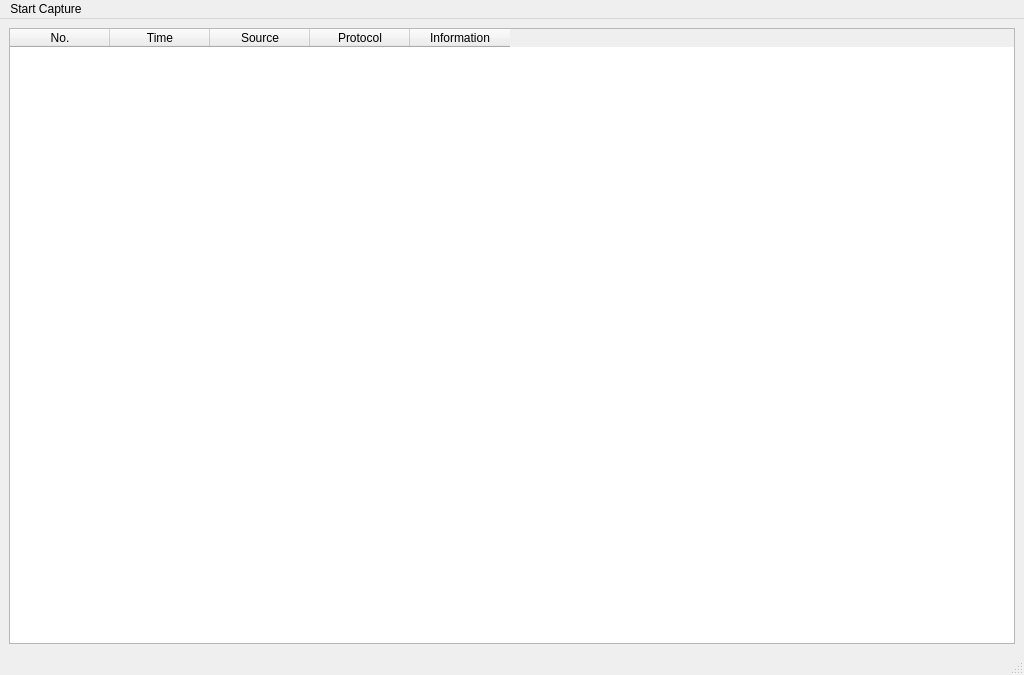
<?xml version="1.0" encoding="UTF-8"?>
<ui version="4.0">
 <class>MainWindow</class>
 <widget class="QMainWindow" name="MainWindow">
  <property name="geometry">
   <rect>
    <x>0</x>
    <y>0</y>
    <width>1024</width>
    <height>675</height>
   </rect>
  </property>
  <property name="windowTitle">
   <string>Wireshark</string>
  </property>
  <property name="unifiedTitleAndToolBarOnMac">
   <bool>false</bool>
  </property>
  <widget class="QWidget" name="centralwidget">
   <layout class="QVBoxLayout" name="verticalLayout">
    <item>
     <widget class="QTableWidget" name="tableWidget">
      <property name="sizePolicy">
       <sizepolicy hsizetype="Expanding" vsizetype="Expanding">
        <horstretch>0</horstretch>
        <verstretch>0</verstretch>
       </sizepolicy>
      </property>
      <property name="minimumSize">
       <size>
        <width>1000</width>
        <height>600</height>
       </size>
      </property>
      <column>
       <property name="text">
        <string>No.</string>
       </property>
      </column>
      <column>
       <property name="text">
        <string>Time</string>
       </property>
      </column>
      <column>
       <property name="text">
        <string>Source</string>
       </property>
      </column>
      <column>
       <property name="text">
        <string>Protocol</string>
       </property>
      </column>
      <column>
       <property name="text">
        <string>Information</string>
       </property>
      </column>
     </widget>
    </item>
   </layout>
  </widget>
  <widget class="QMenuBar" name="menubar">
   <property name="geometry">
    <rect>
     <x>0</x>
     <y>0</y>
     <width>1024</width>
     <height>24</height>
    </rect>
   </property>
   <widget class="QMenu" name="menuStart_Capture">
    <property name="title">
     <string>Start Capture</string>
    </property>
    <addaction name="separator"/>
   </widget>
   <addaction name="menuStart_Capture"/>
  </widget>
  <widget class="QStatusBar" name="statusbar"/>
 </widget>
 <resources/>
 <connections/>
</ui>
